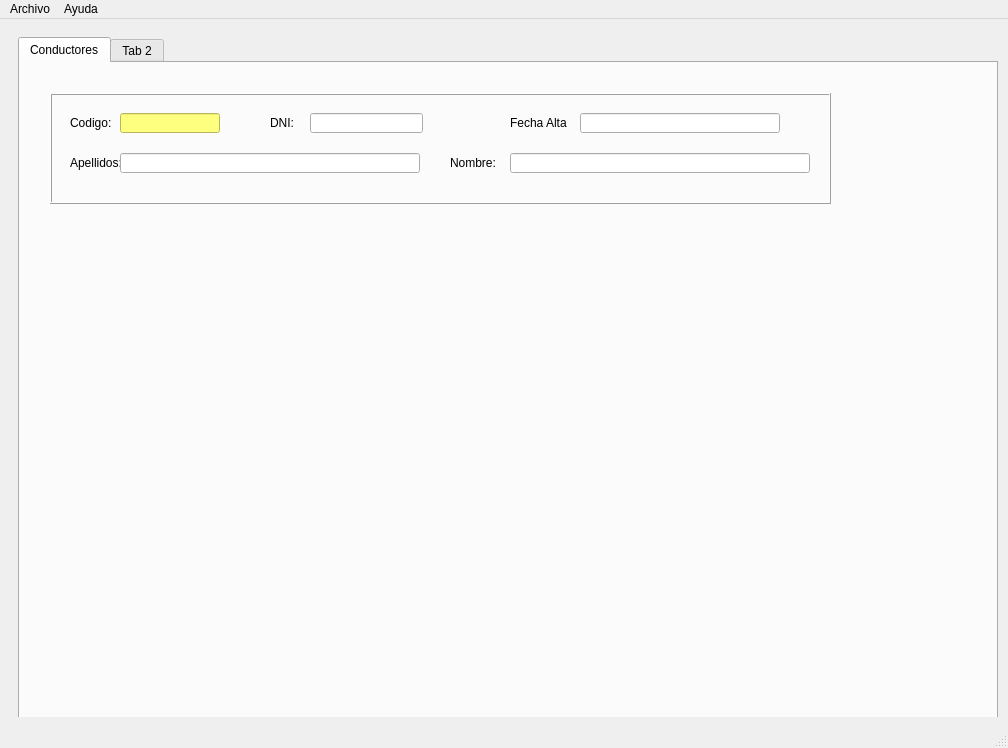
<?xml version="1.0" encoding="UTF-8"?>
<ui version="4.0">
 <class>MainWindow</class>
 <widget class="QMainWindow" name="MainWindow">
  <property name="geometry">
   <rect>
    <x>0</x>
    <y>0</y>
    <width>1008</width>
    <height>748</height>
   </rect>
  </property>
  <property name="sizePolicy">
   <sizepolicy hsizetype="Expanding" vsizetype="Expanding">
    <horstretch>0</horstretch>
    <verstretch>0</verstretch>
   </sizepolicy>
  </property>
  <property name="minimumSize">
   <size>
    <width>800</width>
    <height>600</height>
   </size>
  </property>
  <property name="maximumSize">
   <size>
    <width>1920</width>
    <height>1080</height>
   </size>
  </property>
  <property name="windowTitle">
   <string>CarTeis</string>
  </property>
  <property name="windowIcon">
   <iconset>
    <normaloff>../../../../../../.designer/backup/img/logo.ico</normaloff>../../../../../../.designer/backup/img/logo.ico</iconset>
  </property>
  <widget class="QWidget" name="centralwidget">
   <layout class="QGridLayout" name="gridLayout_3">
    <item row="1" column="0">
     <widget class="QFrame" name="gridFrame">
      <layout class="QGridLayout" name="gridLayout">
       <item row="0" column="0">
        <widget class="QTabWidget" name="tabDrivers">
         <property name="minimumSize">
          <size>
           <width>980</width>
           <height>700</height>
          </size>
         </property>
         <property name="currentIndex">
          <number>0</number>
         </property>
         <widget class="QWidget" name="tab">
          <property name="sizePolicy">
           <sizepolicy hsizetype="Preferred" vsizetype="Preferred">
            <horstretch>0</horstretch>
            <verstretch>0</verstretch>
           </sizepolicy>
          </property>
          <attribute name="title">
           <string>Conductores</string>
          </attribute>
          <widget class="QFrame" name="frame">
           <property name="geometry">
            <rect>
             <x>30</x>
             <y>30</y>
             <width>781</width>
             <height>111</height>
            </rect>
           </property>
           <property name="frameShape">
            <enum>QFrame::Box</enum>
           </property>
           <property name="frameShadow">
            <enum>QFrame::Raised</enum>
           </property>
           <property name="lineWidth">
            <number>1</number>
           </property>
           <widget class="QLabel" name="label">
            <property name="geometry">
             <rect>
              <x>20</x>
              <y>20</y>
              <width>50</width>
              <height>20</height>
             </rect>
            </property>
            <property name="minimumSize">
             <size>
              <width>50</width>
              <height>20</height>
             </size>
            </property>
            <property name="text">
             <string>Codigo:</string>
            </property>
           </widget>
           <widget class="QLabel" name="lblApel">
            <property name="geometry">
             <rect>
              <x>20</x>
              <y>60</y>
              <width>50</width>
              <height>20</height>
             </rect>
            </property>
            <property name="minimumSize">
             <size>
              <width>50</width>
              <height>20</height>
             </size>
            </property>
            <property name="maximumSize">
             <size>
              <width>50</width>
              <height>20</height>
             </size>
            </property>
            <property name="text">
             <string>Apellidos:</string>
            </property>
           </widget>
           <widget class="QLineEdit" name="txtApel">
            <property name="geometry">
             <rect>
              <x>70</x>
              <y>60</y>
              <width>300</width>
              <height>20</height>
             </rect>
            </property>
            <property name="minimumSize">
             <size>
              <width>300</width>
              <height>20</height>
             </size>
            </property>
            <property name="maximumSize">
             <size>
              <width>300</width>
              <height>20</height>
             </size>
            </property>
           </widget>
           <widget class="QLineEdit" name="lblCodBD">
            <property name="geometry">
             <rect>
              <x>70</x>
              <y>20</y>
              <width>100</width>
              <height>20</height>
             </rect>
            </property>
            <property name="minimumSize">
             <size>
              <width>100</width>
              <height>20</height>
             </size>
            </property>
            <property name="styleSheet">
             <string notr="true">background-color: rgb(255, 255, 127);</string>
            </property>
           </widget>
           <widget class="QLabel" name="lblDni">
            <property name="geometry">
             <rect>
              <x>220</x>
              <y>20</y>
              <width>30</width>
              <height>20</height>
             </rect>
            </property>
            <property name="minimumSize">
             <size>
              <width>30</width>
              <height>20</height>
             </size>
            </property>
            <property name="maximumSize">
             <size>
              <width>30</width>
              <height>20</height>
             </size>
            </property>
            <property name="text">
             <string>DNI:</string>
            </property>
           </widget>
           <widget class="QLineEdit" name="txtDni">
            <property name="geometry">
             <rect>
              <x>260</x>
              <y>20</y>
              <width>113</width>
              <height>20</height>
             </rect>
            </property>
           </widget>
           <widget class="QLabel" name="lblNom">
            <property name="geometry">
             <rect>
              <x>400</x>
              <y>60</y>
              <width>50</width>
              <height>20</height>
             </rect>
            </property>
            <property name="minimumSize">
             <size>
              <width>50</width>
              <height>20</height>
             </size>
            </property>
            <property name="maximumSize">
             <size>
              <width>50</width>
              <height>20</height>
             </size>
            </property>
            <property name="text">
             <string>Nombre:</string>
            </property>
           </widget>
           <widget class="QLineEdit" name="txtNom">
            <property name="geometry">
             <rect>
              <x>460</x>
              <y>60</y>
              <width>300</width>
              <height>20</height>
             </rect>
            </property>
            <property name="minimumSize">
             <size>
              <width>300</width>
              <height>20</height>
             </size>
            </property>
            <property name="maximumSize">
             <size>
              <width>300</width>
              <height>20</height>
             </size>
            </property>
           </widget>
           <widget class="QLabel" name="label_2">
            <property name="geometry">
             <rect>
              <x>460</x>
              <y>20</y>
              <width>60</width>
              <height>20</height>
             </rect>
            </property>
            <property name="minimumSize">
             <size>
              <width>60</width>
              <height>20</height>
             </size>
            </property>
            <property name="maximumSize">
             <size>
              <width>60</width>
              <height>20</height>
             </size>
            </property>
            <property name="text">
             <string>Fecha Alta</string>
            </property>
           </widget>
           <widget class="QLineEdit" name="lineEdit">
            <property name="geometry">
             <rect>
              <x>530</x>
              <y>20</y>
              <width>200</width>
              <height>20</height>
             </rect>
            </property>
            <property name="minimumSize">
             <size>
              <width>200</width>
              <height>20</height>
             </size>
            </property>
            <property name="maximumSize">
             <size>
              <width>200</width>
              <height>20</height>
             </size>
            </property>
           </widget>
           <widget class="QPushButton" name="btnCalendar">
            <property name="geometry">
             <rect>
              <x>730</x>
              <y>20</y>
              <width>31</width>
              <height>23</height>
             </rect>
            </property>
            <property name="text">
             <string/>
            </property>
            <property name="icon">
             <iconset>
              <normaloff>img/calendar.ico</normaloff>img/calendar.ico</iconset>
            </property>
            <property name="flat">
             <bool>true</bool>
            </property>
           </widget>
          </widget>
         </widget>
         <widget class="QWidget" name="tab_2">
          <attribute name="title">
           <string>Tab 2</string>
          </attribute>
         </widget>
        </widget>
       </item>
      </layout>
     </widget>
    </item>
   </layout>
  </widget>
  <widget class="QMenuBar" name="menubar">
   <property name="geometry">
    <rect>
     <x>0</x>
     <y>0</y>
     <width>1008</width>
     <height>21</height>
    </rect>
   </property>
   <widget class="QMenu" name="menuArchivo">
    <property name="title">
     <string>Archivo</string>
    </property>
    <addaction name="actionSalir"/>
   </widget>
   <widget class="QMenu" name="menuHelp">
    <property name="title">
     <string>Ayuda</string>
    </property>
    <addaction name="actionAcerca_de"/>
   </widget>
   <addaction name="menuArchivo"/>
   <addaction name="menuHelp"/>
  </widget>
  <widget class="QStatusBar" name="statusbar"/>
  <action name="actionSalir">
   <property name="text">
    <string>Salir</string>
   </property>
  </action>
  <action name="actionAcerca_de">
   <property name="text">
    <string>Acerca de...</string>
   </property>
  </action>
 </widget>
 <resources/>
 <connections/>
</ui>
